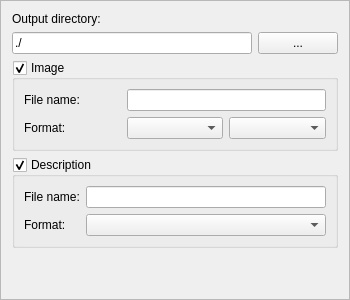
<?xml version="1.0" encoding="UTF-8"?>
<ui version="4.0">
 <class>OutputFrame</class>
 <widget class="QFrame" name="OutputFrame">
  <property name="geometry">
   <rect>
    <x>0</x>
    <y>0</y>
    <width>350</width>
    <height>300</height>
   </rect>
  </property>
  <property name="windowTitle">
   <string>Frame</string>
  </property>
  <property name="locale">
   <locale language="English" country="UnitedStates"/>
  </property>
  <property name="frameShape">
   <enum>QFrame::StyledPanel</enum>
  </property>
  <property name="frameShadow">
   <enum>QFrame::Raised</enum>
  </property>
  <layout class="QGridLayout" name="gridLayout">
   <item row="1" column="0">
    <widget class="QLineEdit" name="lineEditPath">
     <property name="text">
      <string>./</string>
     </property>
     <property name="readOnly">
      <bool>true</bool>
     </property>
    </widget>
   </item>
   <item row="0" column="0">
    <widget class="QLabel" name="label">
     <property name="text">
      <string>Output directory:</string>
     </property>
     <property name="buddy">
      <cstring>lineEditPath</cstring>
     </property>
    </widget>
   </item>
   <item row="1" column="1">
    <widget class="QPushButton" name="pushButtonSelectPath">
     <property name="text">
      <string notr="true">...</string>
     </property>
    </widget>
   </item>
   <item row="2" column="0" colspan="2">
    <widget class="QGroupBox" name="groupBoxImage">
     <property name="title">
      <string>Image</string>
     </property>
     <property name="checkable">
      <bool>true</bool>
     </property>
     <layout class="QGridLayout" name="gridLayout_2">
      <item row="0" column="1" colspan="2">
       <widget class="QLineEdit" name="lineEditImageFilename"/>
      </item>
      <item row="0" column="0">
       <widget class="QLabel" name="label_2">
        <property name="text">
         <string>File name:</string>
        </property>
        <property name="buddy">
         <cstring>lineEditImageFilename</cstring>
        </property>
       </widget>
      </item>
      <item row="1" column="1">
       <widget class="QComboBox" name="comboBoxImageFormat"/>
      </item>
      <item row="1" column="0">
       <widget class="QLabel" name="label_3">
        <property name="text">
         <string>Format:</string>
        </property>
        <property name="buddy">
         <cstring>comboBoxImageFormat</cstring>
        </property>
       </widget>
      </item>
      <item row="1" column="2">
       <widget class="QComboBox" name="comboBoxImageChannels"/>
      </item>
     </layout>
    </widget>
   </item>
   <item row="3" column="0" colspan="2">
    <widget class="QGroupBox" name="groupBoxDescription">
     <property name="title">
      <string>Description</string>
     </property>
     <property name="checkable">
      <bool>true</bool>
     </property>
     <layout class="QGridLayout" name="gridLayout_3">
      <item row="0" column="1">
       <widget class="QLineEdit" name="lineEditDescriptionFilename"/>
      </item>
      <item row="0" column="0">
       <widget class="QLabel" name="label_4">
        <property name="text">
         <string>File name:</string>
        </property>
       </widget>
      </item>
      <item row="1" column="0">
       <widget class="QLabel" name="label_5">
        <property name="text">
         <string>Format:</string>
        </property>
       </widget>
      </item>
      <item row="1" column="1">
       <widget class="QComboBox" name="comboBoxDescriptionType"/>
      </item>
     </layout>
    </widget>
   </item>
   <item row="4" column="0">
    <spacer name="verticalSpacer">
     <property name="orientation">
      <enum>Qt::Vertical</enum>
     </property>
     <property name="sizeHint" stdset="0">
      <size>
       <width>20</width>
       <height>40</height>
      </size>
     </property>
    </spacer>
   </item>
  </layout>
 </widget>
 <resources/>
 <connections/>
</ui>
